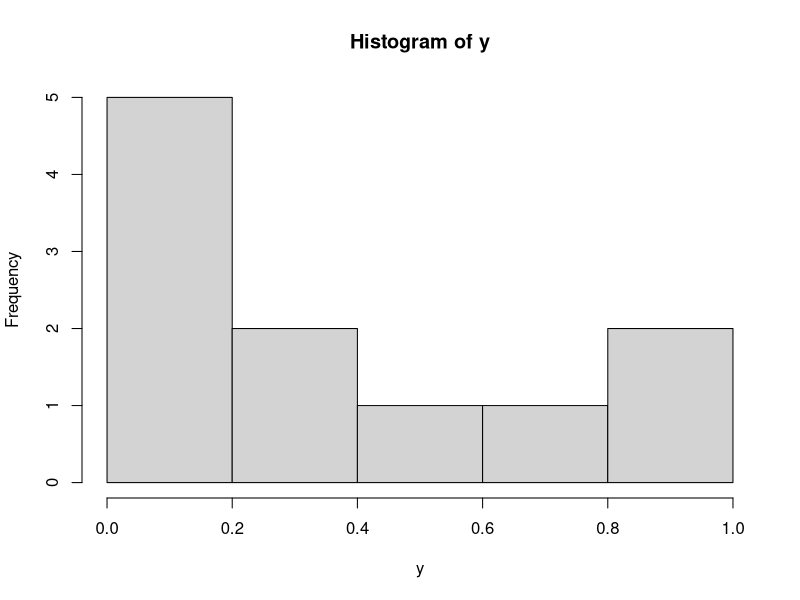
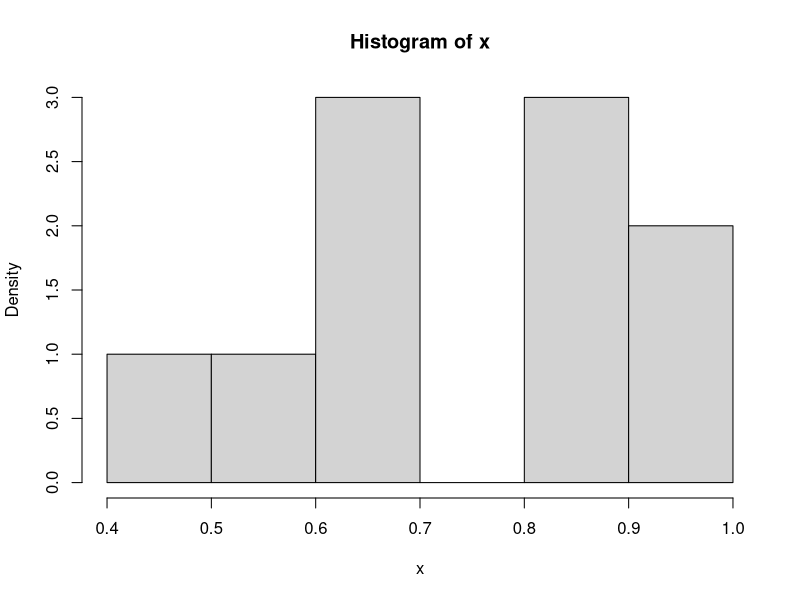
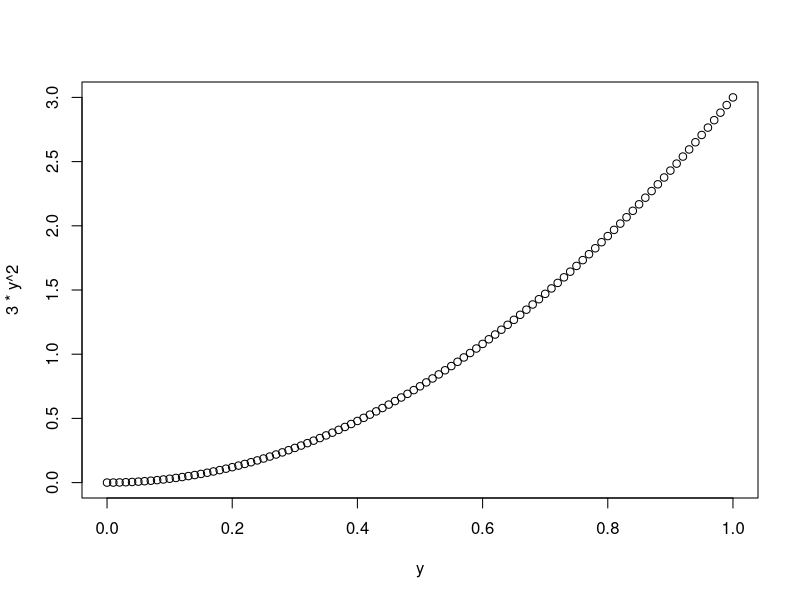
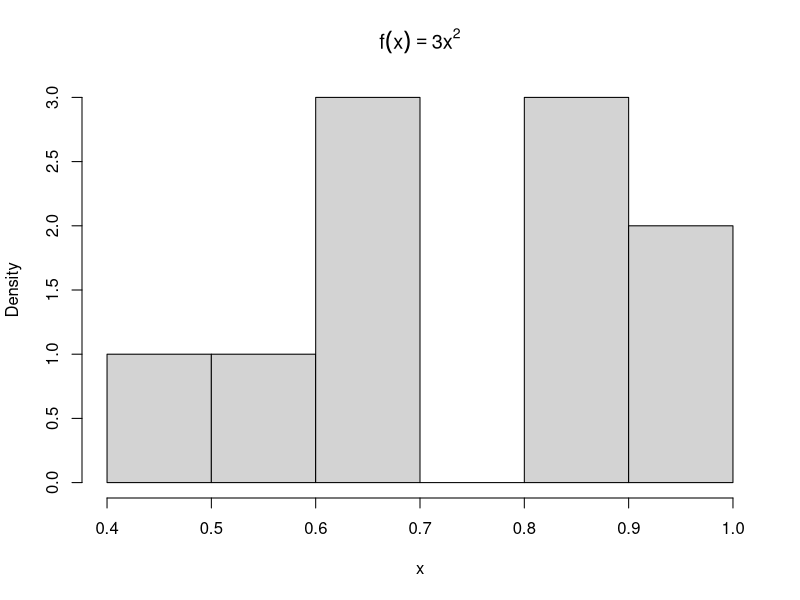
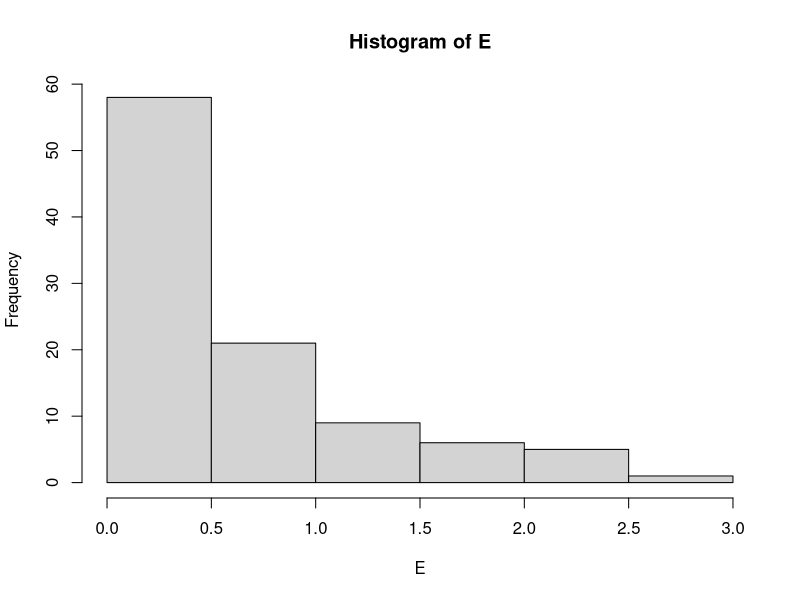
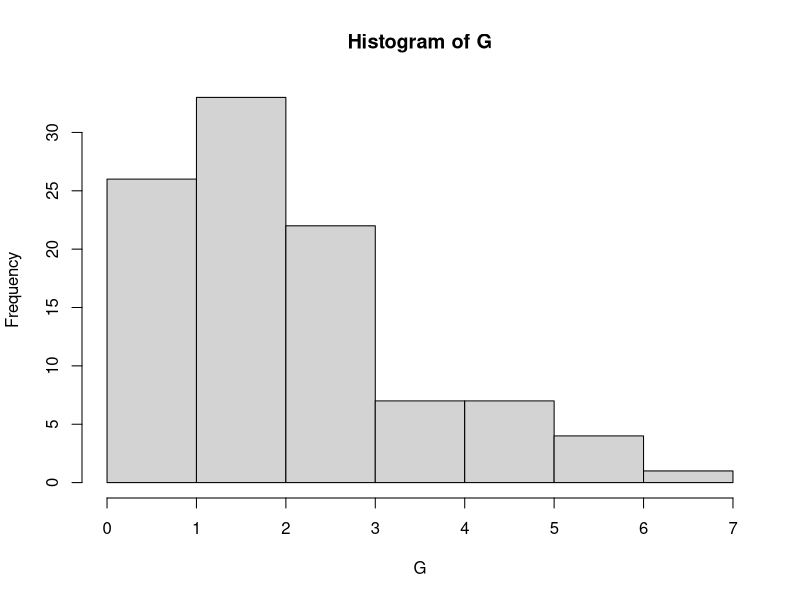
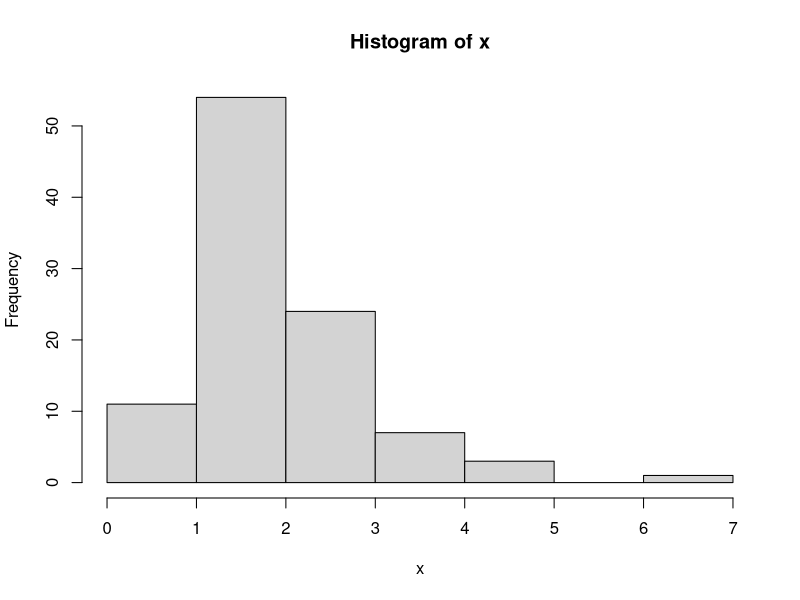
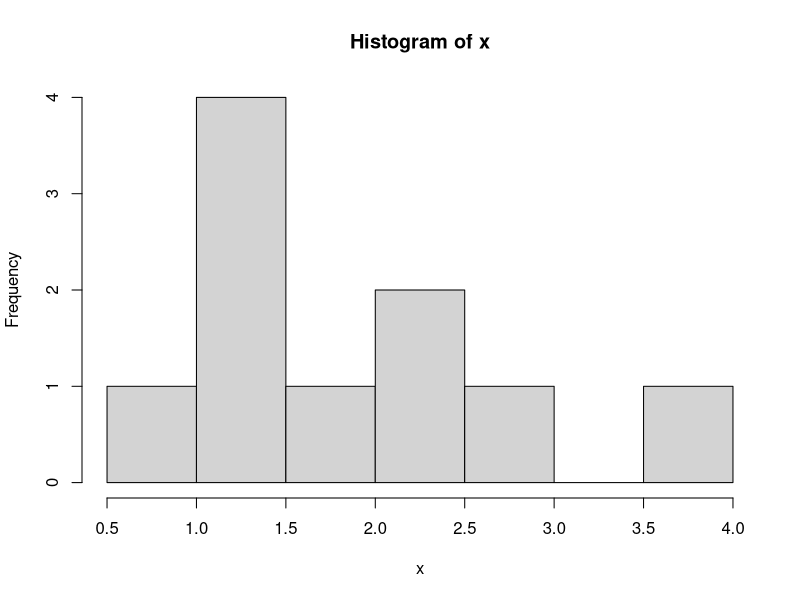

Write the R code that produced these figures, in order.
## ---- chunk 1
setwd("C:/Users/jikhan.jeong/Documents/R/0_stat_comp")
getwd()
## ---- chunk 2
library(rmarkdown)
## ---- chunk 3
rv <- sample(0:1, size =10, replace = TRUE); rv
## ---- chunk 4
multinomial <- sample(1:3, size= 100, replace = TRUE, prob= c(0.2, 0.3, 0.5))
table(multinomial)
## ---- chunk 5
x = seq(0,1, by=0.1);x
y = x^2
y[1:2]
hist(y)
## ---- chunk 6
rnorm(10, 0,1) # normal distributin (size, mean, sd)
rt(10,2) # student t (size, degree of freedom)
## ---- chunk 7
n <- 10
u <- runif(n)
x <- u^(1/3)
hist(x, prob=TRUE) # density histogram of sample from uniform
y <- seq(0,1, .01)
plot(y, 3*y^2)
hist(x, prob=TRUE, main = expression(f(x)==3*x^2))
## ---- chunk 8
# 1. simulate from uniform
# 2. x = -1(1/lambda)* log(U)
lam =2
n = 100; U =runif(n)
E = -(1/lam)*log(U)
hist(E)
## ---- chunk 9
# simulate Bernoulli(p) from a uniform distribution
p = 0.5
n = 100; U=runif(n)
x =ifelse(u<(1-p),0,1)

## ---- chunk 10
# Gamma distribution
alpha = 2; beta =1; n=100
U = matrix(runif(n*alpha), alpha, n)
E = -log(U) # exp(l)
G = beta*colSums(E)
hist(G)

## ---- chunk 11
gamma_rv_generation = function(nsim=1000, alpha=3, beta=2){
  U = matrix(runif(n*alpha), alpha, n)
  E = -log(U) # exp(l)
  G = beta*colSums(E)
  return (G)
  }
## ---- chunk 12
x = gamma_rv_generation(10,4,0.5); hist(x)
## ---- chunk 13
# Exponetial
lambda <-2
x <- -log(runif(10)/lambda);hist(x)
## ---- chunk 14
# Two point distribution
# Bernoulli, p =0.4
n <- 10
p <- 0.4
u <- runif(n);u
x <- as.integer(u>.6);x
mean(x); var(x)

rbinom(n, size = 1, prob = p) # simple way
sample(c(0,1), size = n, replace = TRUE, prob = c(.6,.4))
